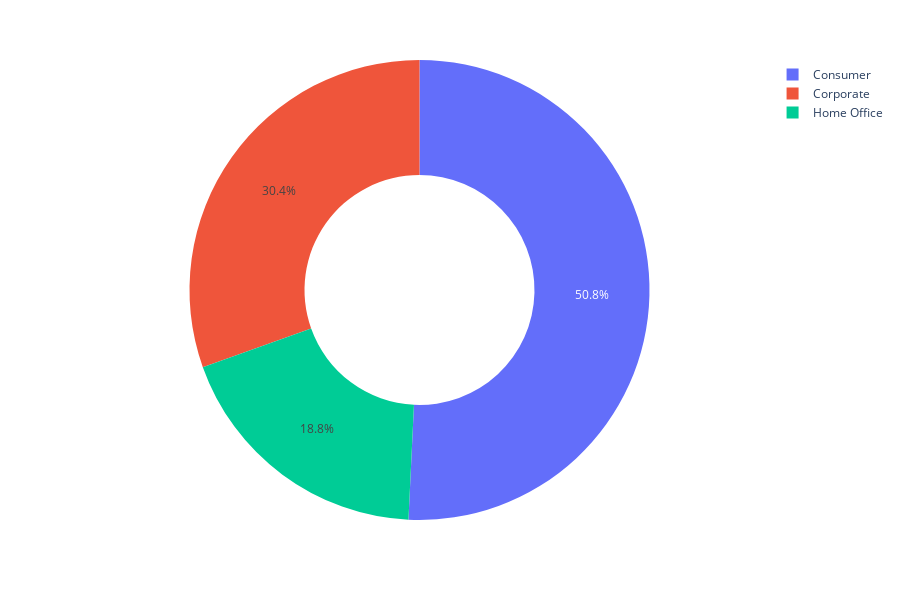

The cell this chart's notebook holds for it:
### Code cell
fig = px.pie(Top_segment, labels='Segment', values='Sales', hole=.5, names = 'Segment')
fig.update_layout(height = 600)
fig.show()

### Figure 1 — Plotly figure (JSON) as saved in the notebook; plotly's stock layout.template omitted (floating-point values rounded to 4 significant figures)
{"data": [{"domain": {"x": [0, 1], "y": [0, 1]}, "hole": 0.5, "hovertemplate": "Segment=%{label}<br>Sales=%{value}<extra></extra>", "labels": ["Consumer", "Corporate", "Home Office"], "legendgroup": "", "name": "", "showlegend": true, "type": "pie", "values": [1148000.0, 688500.0, 425000.0]}], "layout": {"height": 600, "legend": {"tracegroupgap": 0}, "margin": {"t": 60}}}
